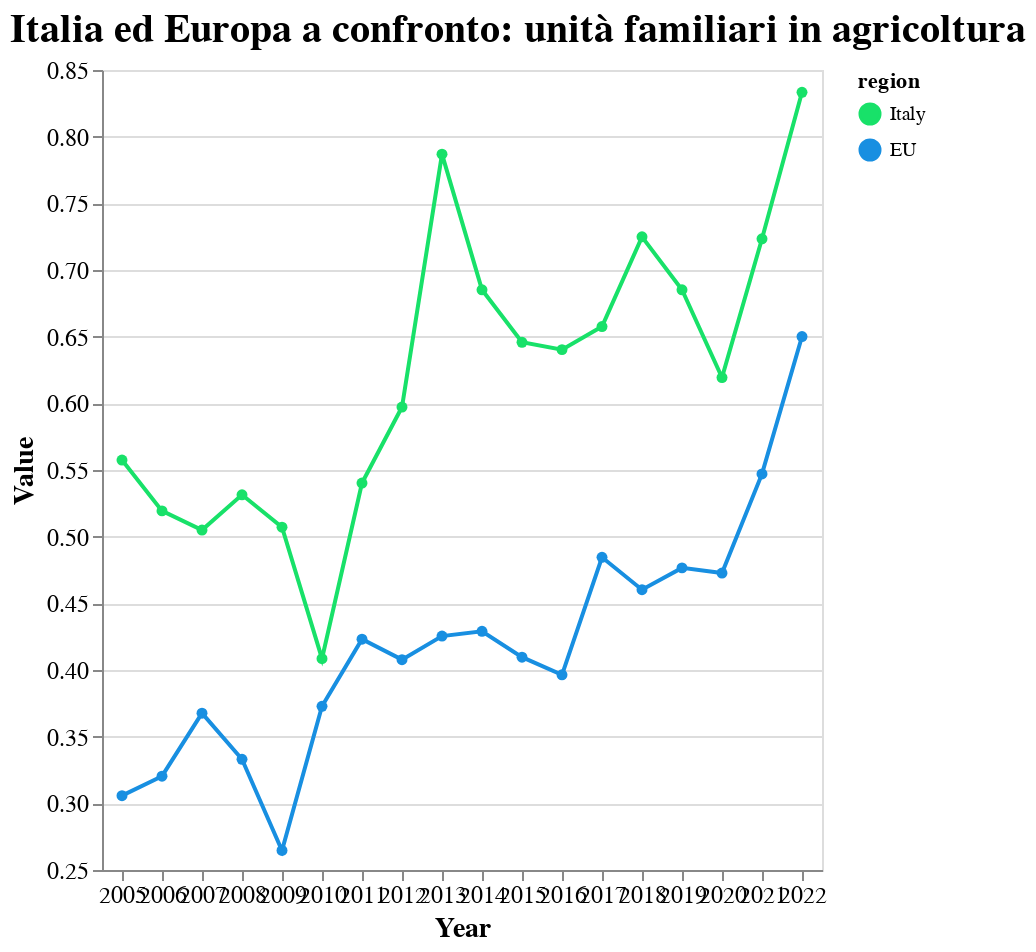

Here is the notebook cell this chart was saved with:
### Code cell
## GRAFICO AGUZZO LOL

data_family = pd.read_excel(r"E:\Gianluca\Master Big Data Pisa\Progetto_Finale\Agricolo 2\Group_6_2024_Project\Grafici\income family work - eu it.xlsx")
data_family_long = data_family.melt(id_vars=['TIME_PERIOD'], var_name='region', value_name='value')

# Define custom color mapping
color_scale = alt.Scale(
    domain=['Italy', 'EU'],
    range=['#18E169', '#188FE1']
)

base = alt.Chart(data_family_long).encode(
    x=alt.X('TIME_PERIOD:O', title='Year', axis=alt.Axis(labelAngle=0)),
    y=alt.Y('value:Q', title='Value', scale=alt.Scale(zero=False)),
    color=alt.Color('region:N', scale=color_scale),
    tooltip=[
        alt.Tooltip("TIME_PERIOD:O", title="Year"),
        alt.Tooltip("value:Q", title="Percentage")
    ]
).properties(
    width="container",
    height=400,
    title='Italia ed Europa a confronto: unità familiari in agricoltura'
)

line_plot = base.mark_line(point=True)
line_plot.display()

### Figure 1 — Vega-Lite specification as saved in the notebook (floating-point values rounded to 4 significant figures)
{"config": {"background": "transparent", "title": {"fontSize": 20, "anchor": "start", "color": "black"}, "axis": {"labelFontSize": 12, "titleFontSize": 14}}, "data": {"name": "data-044dc5f01c804be26608afa4eef1e978"}, "mark": {"type": "line", "point": true}, "encoding": {"color": {"field": "region", "scale": {"domain": ["Italy", "EU"], "range": ["#18E169", "#188FE1"]}, "type": "nominal"}, "tooltip": [{"field": "TIME_PERIOD", "title": "Year", "type": "ordinal"}, {"field": "value", "title": "Percentage", "type": "quantitative"}], "x": {"axis": {"labelAngle": 0}, "field": "TIME_PERIOD", "title": "Year", "type": "ordinal"}, "y": {"field": "value", "scale": {"zero": false}, "title": "Value", "type": "quantitative"}}, "height": 400, "title": "Italia ed Europa a confronto: unità familiari in agricoltura", "width": "container", "$schema": "https://vega.github.io/schema/vega-lite/v5.17.0.json", "datasets": {"data-044dc5f01c804be26608afa4eef1e978": [{"TIME_PERIOD": 2005, "region": "Italy", "value": 0.5574}, {"TIME_PERIOD": 2006, "region": "Italy", "value": 0.5193}, {"TIME_PERIOD": 2007, "region": "Italy", "value": 0.5049}, {"TIME_PERIOD": 2008, "region": "Italy", "value": 0.5314}, {"TIME_PERIOD": 2009, "region": "Italy", "value": 0.5071}, {"TIME_PERIOD": 2010, "region": "Italy", "value": 0.4085}, {"TIME_PERIOD": 2011, "region": "Italy", "value": 0.5402}, {"TIME_PERIOD": 2012, "region": "Italy", "value": 0.5972}, {"TIME_PERIOD": 2013, "region": "Italy", "value": 0.7869}, {"TIME_PERIOD": 2014, "region": "Italy", "value": 0.6851}, {"TIME_PERIOD": 2015, "region": "Italy", "value": 0.6458}, {"TIME_PERIOD": 2016, "region": "Italy", "value": 0.6403}, {"TIME_PERIOD": 2017, "region": "Italy", "value": 0.6576}, {"TIME_PERIOD": 2018, "region": "Italy", "value": 0.7249}, {"TIME_PERIOD": 2019, "region": "Italy", "value": 0.6852}, {"TIME_PERIOD": 2020, "region": "Italy", "value": 0.6194}, {"TIME_PERIOD": 2021, "region": "Italy", "value": 0.7234}, {"TIME_PERIOD": 2022, "region": "Italy", "value": 0.8332}, {"TIME_PERIOD": 2005, "region": "EU", "value": 0.3058}, {"TIME_PERIOD": 2006, "region": "EU", "value": 0.3204}, {"TIME_PERIOD": 2007, "region": "EU", "value": 0.3676}, {"TIME_PERIOD": 2008, "region": "EU", "value": 0.3331}, {"TIME_PERIOD": 2009, "region": "EU", "value": 0.2646}, {"TIME_PERIOD": 2010, "region": "EU", "value": 0.3728}, {"TIME_PERIOD": 2011, "region": "EU", "value": 0.4231}, {"TIME_PERIOD": 2012, "region": "EU", "value": 0.4078}, {"TIME_PERIOD": 2013, "region": "EU", "value": 0.4254}, {"TIME_PERIOD": 2014, "region": "EU", "value": 0.429}, {"TIME_PERIOD": 2015, "region": "EU", "value": 0.4096}, {"TIME_PERIOD": 2016, "region": "EU", "value": 0.3964}, {"TIME_PERIOD": 2017, "region": "EU", "value": 0.4845}, {"TIME_PERIOD": 2018, "region": "EU", "value": 0.4602}, {"TIME_PERIOD": 2019, "region": "EU", "value": 0.4766}, {"TIME_PERIOD": 2020, "region": "EU", "value": 0.4727}, {"TIME_PERIOD": 2021, "region": "EU", "value": 0.5471}, {"TIME_PERIOD": 2022, "region": "EU", "value": 0.6501}]}}
